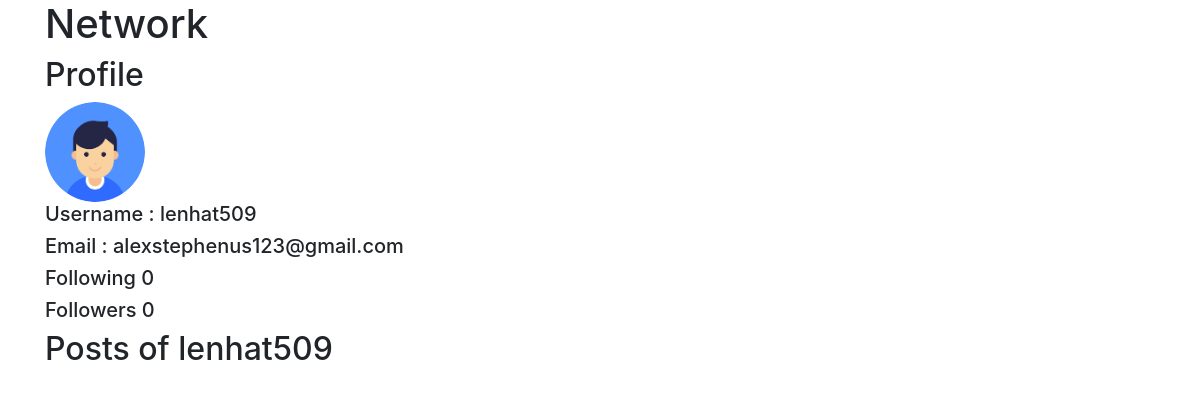
Page /author/lenhat509/ (signed in) on the earlier database version.
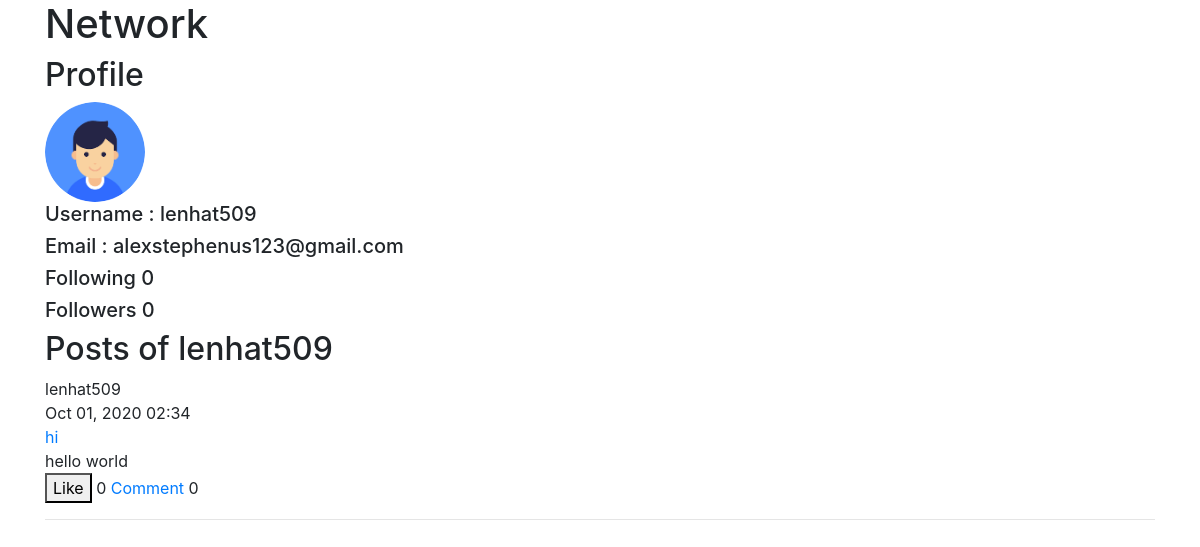
Same page on the later database version.
### posts/models.py (models this page shows, shortened)
class Post(models.Model):
    title = models.CharField(max_length=200)
    content = models.TextField()
    date_posted = models.DateTimeField(default=timezone.now)
    author = models.ForeignKey(User, on_delete=models.CASCADE)
    likes = models.ManyToManyField(User, related_name='interesting_posts', blank=True)
    comment_to = models.ForeignKey('self', related_name='comments', blank=True, null=True, on_delete=models.CASCADE)

### posts/views.py (the view)
# urls.py: path('author/<str:username>/', views.UserPostListView.as_view(), name='user-posts'),
class UserPostListView(LoginRequiredMixin, ListView):
    model = Post
    template_name = 'posts/user_posts.html'
    context_object_name = 'posts'
    def get_context_data(self):
        context = super().get_context_data()
        context['profile'] = get_object_or_404(User, username=self.kwargs['username']).profile
        return context
    def get_queryset(self):
        user = get_object_or_404(User, username=self.kwargs['username'])
        return Post.objects.filter(author=user, comment_to=None).order_by('-date_posted')

### posts/templates/posts/user_posts.html (shortened to what this page needs)
{% extends 'users/layout.html' %}
{% load tz %}
{% block body %}
    <h2>Profile</h2>
    <img src="{{ profile.image.url }}" alt="" class='round-avatar'>
    <h5>Username : {{profile.user.username}}</h5>
    <h5>Email    : {{profile.user.email}}</h5>
    <h5>Following {{profile.following.count}}</h5>
    <h5>Followers <span id='followers'>{{profile.followers.count}}</span></h5>
    <h2>Posts of {{view.kwargs.username}}</h2>
    {% if posts %}
        {% for post in posts %}
        <div class="post" data-id='{{post.id}}'>
            {{ post.author.username }} <br>
            {{ post.date_posted|localtime|date:'M d, Y H:i'}} <br>
            <a href="{% url 'post-detail' post.id %}">{{ post.title }}</a> <br>
            {{ post.content }} <br>
            <button id='toggle-like'>
                {% if user in post.likes.all %}
                    Liked
                {% else %}
                    Like
                {% endif %}
            </button>
            <span id="number-likes">{{post.likes.count}}</span>
            <a href="{% url 'post-detail' post.id %}">Comment</a>
            <span id='number-comments'>{{post.comments.count}}</span>
        </div>
        <hr>
        {% endfor %}
    {% endif %}
{% endblock body %}

Differences in the rows shown:
added Post: author.username "lenhat509", date_posted "Oct 01, 2020 02:34", title "hi", content "hello world", shows "Like", likes.count "0", comments.count "0"
